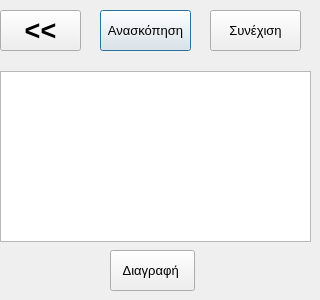
<?xml version="1.0" encoding="UTF-8"?>
<ui version="4.0">
 <class>fortosi_progress_1Class</class>
 <widget class="QDialog" name="fortosi_progress_1Class">
  <property name="geometry">
   <rect>
    <x>0</x>
    <y>0</y>
    <width>320</width>
    <height>300</height>
   </rect>
  </property>
  <property name="windowTitle">
   <string>Φορτώσεις σε εξέλιξη</string>
  </property>
  <widget class="QTableWidget" name="tableWidget">
   <property name="geometry">
    <rect>
     <x>0</x>
     <y>71</y>
     <width>311</width>
     <height>171</height>
    </rect>
   </property>
   <attribute name="verticalHeaderVisible">
    <bool>false</bool>
   </attribute>
   <attribute name="verticalHeaderVisible">
    <bool>false</bool>
   </attribute>
  </widget>
  <widget class="QPushButton" name="pushReview">
   <property name="geometry">
    <rect>
     <x>100</x>
     <y>10</y>
     <width>91</width>
     <height>41</height>
    </rect>
   </property>
   <property name="font">
    <font>
     <pointsize>10</pointsize>
     <weight>50</weight>
     <bold>false</bold>
    </font>
   </property>
   <property name="text">
    <string>Ανασκόπηση</string>
   </property>
  </widget>
  <widget class="QPushButton" name="pushBack">
   <property name="geometry">
    <rect>
     <x>0</x>
     <y>10</y>
     <width>81</width>
     <height>41</height>
    </rect>
   </property>
   <property name="font">
    <font>
     <pointsize>20</pointsize>
     <weight>75</weight>
     <bold>true</bold>
    </font>
   </property>
   <property name="text">
    <string>&lt;&lt;</string>
   </property>
  </widget>
  <widget class="QPushButton" name="pushContinue">
   <property name="geometry">
    <rect>
     <x>210</x>
     <y>10</y>
     <width>91</width>
     <height>41</height>
    </rect>
   </property>
   <property name="font">
    <font>
     <pointsize>10</pointsize>
     <weight>50</weight>
     <bold>false</bold>
    </font>
   </property>
   <property name="text">
    <string>Συνέχιση</string>
   </property>
  </widget>
  <widget class="QPushButton" name="pushDelete">
   <property name="geometry">
    <rect>
     <x>110</x>
     <y>250</y>
     <width>85</width>
     <height>41</height>
    </rect>
   </property>
   <property name="font">
    <font>
     <pointsize>10</pointsize>
    </font>
   </property>
   <property name="text">
    <string>Διαγραφή </string>
   </property>
  </widget>
 </widget>
 <layoutdefault spacing="6" margin="11"/>
 <resources/>
 <connections/>
</ui>
